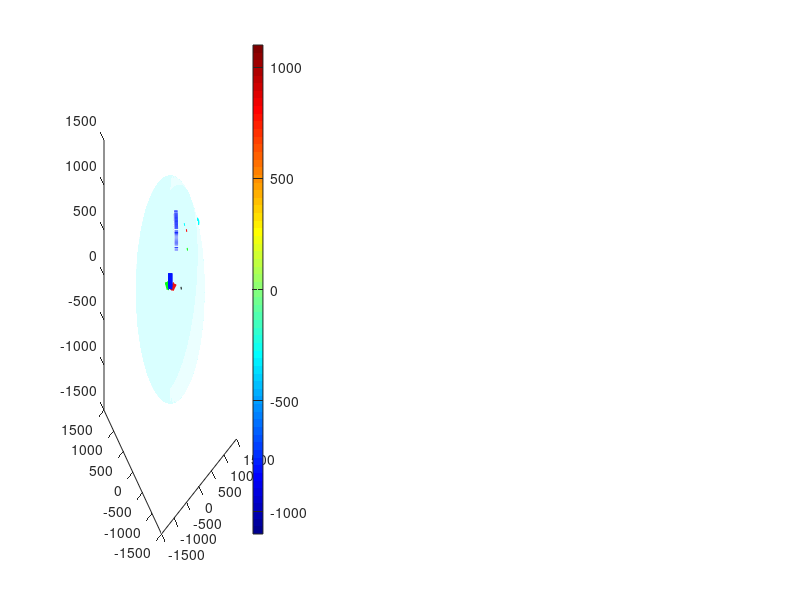

Reproduce this figure in MATLAB. (Note: this script raises an error after producing the figure.)
%% Create Pick-and-Place Trajectory for KUKA 6-DOF Robot
% UPDATED: Smooth motion upgrade WITHOUT reintroducing A4 software limit issue
%
% What changed vs your version:
%  1) Keeps your robot-native Euler convention (A=-180,B=2,C=-180) => A4-safe
%  2) Keeps your intermediate pose (MID_Y) that prevented A4 singularity
%  3) Replaces linear "linspace" dense segments with C2-smooth quintic blending
%     (6s^5 - 15s^4 + 10s^3) per segment -> smoother velocity/acceleration
%  4) Adds optional "SMOOTH_DENSE" waypoints output for execution streaming
%     while still saving key_poses exactly as before
%
% NOTE:
%  - This file does NOT change the orientation strategy that fixed A4.
%  - It only changes how dense waypoints are generated between your SAFE key poses.

clc; clear; close all;

%% ===== ROBOT CONFIGURATION =====
fprintf('╔════════════════════════════════════════════════╗\n');
fprintf('║   KUKA 6-DOF Pick-and-Place - All Joints       ║\n');
fprintf('║   A4/A5-safe + Intermediate pose + SMOOTH PATH ║\n');
fprintf('╚════════════════════════════════════════════════╝\n\n');

% Select robot model
fprintf('Select your robot model:\n');
fprintf('  [1] KR 6 R900   (reach: 900mm)\n');
fprintf('  [2] KR 10 R1100 (reach: 1100mm)\n');
fprintf('  [3] KR 16 R1610 (reach: 1600mm)\n');
fprintf('  [4] Custom\n');

robot_choice = input('Enter robot number (1-4) [default: 2]: ');
if isempty(robot_choice)
    robot_choice = 2;
end

switch robot_choice
    case 1
        MAX_REACH = 900;
        ROBOT_MODEL = 'KR6_R900';
    case 2
        MAX_REACH = 1100;
        ROBOT_MODEL = 'KR10_R1100';
    case 3
        MAX_REACH = 1600;
        ROBOT_MODEL = 'KR16_R1610';
    case 4
        MAX_REACH = input('Enter max reach in mm [default: 1100]: ');
        if isempty(MAX_REACH)
            MAX_REACH = 1100;
        end
        ROBOT_MODEL = 'Custom';
    otherwise
        MAX_REACH = 1100;
        ROBOT_MODEL = 'KR10_R1100';
end

MIN_REACH = 300;

fprintf('\n✓ Robot: %s\n', ROBOT_MODEL);
fprintf('  Max Reach: %.0f mm\n', MAX_REACH);
fprintf('  Min Reach: %.0f mm\n\n', MIN_REACH);

%% ===== PRESET POSITIONS (IN METERS) =====
fprintf('=== Select Pick-and-Place Positions ===\n\n');

presets = {
    'Close Range (Conservative)',     [0.4, 0.2, 0.0, 0.4, 0.4, 0.0];
    'Medium Range (Typical)',         [0.5, 0.3, 0.0, 0.7, 0.5, 0.0];
    'Extended Range (Larger robots)', [0.6, 0.4, 0.0, 0.8, 0.6, 0.0];
    'Straight Forward (Simple)',      [0.5, 0.0, 0.0, 0.7, 0.0, 0.0];
    'Diagonal Motion (Full 6-DOF)',   [0.4, 0.2, 0.2, 0.6, 0.5, 0.2];
    'Custom (enter manually)',        [];
};

for i = 1:size(presets, 1)
    if i < 6
        coords = presets{i, 2};
        pick_r = sqrt((coords(1)*1000)^2 + (coords(2)*1000)^2);
        place_r = sqrt((coords(4)*1000)^2 + (coords(5)*1000)^2);

        reachable = (pick_r < MAX_REACH*0.9) && (place_r < MAX_REACH*0.9);
        status = '✓';
        if ~reachable
            status = '✗ OUT OF REACH';
        end

        fprintf('  [%d] %s %s\n', i, presets{i, 1}, status);
        fprintf('      Pick:  (%.2f, %.2f, %.2f)m → %.0fmm\n', ...
            coords(1), coords(2), coords(3), pick_r);
        fprintf('      Place: (%.2f, %.2f, %.2f)m → %.0fmm\n\n', ...
            coords(4), coords(5), coords(6), place_r);
    else
        fprintf('  [%d] %s\n\n', i, presets{i, 1});
    end
end

preset_choice = input(sprintf('Select preset (1-%d) [default: 4]: ', size(presets, 1)));
if isempty(preset_choice)
    preset_choice = 4;
end

if preset_choice == 6
    fprintf('\nEnter custom coordinates in METERS:\n');
    PICK_X_M  = input('  Pick X [m]: ');
    PICK_Y_M  = input('  Pick Y [m]: ');
    PICK_Z_M  = input('  Pick Z [m]: ');
    PLACE_X_M = input('  Place X [m]: ');
    PLACE_Y_M = input('  Place Y [m]: ');
    PLACE_Z_M = input('  Place Z [m]: ');
else
    coords = presets{preset_choice, 2};
    PICK_X_M  = coords(1);
    PICK_Y_M  = coords(2);
    PICK_Z_M  = coords(3);
    PLACE_X_M = coords(4);
    PLACE_Y_M = coords(5);
    PLACE_Z_M = coords(6);
end

%% ===== CONVERT AND VALIDATE =====
PICK_X_MM  = PICK_X_M * 1000;
PICK_Y_MM  = PICK_Y_M * 1000;
PICK_Z_MM  = PICK_Z_M * 1000;

PLACE_X_MM = PLACE_X_M * 1000;
PLACE_Y_MM = PLACE_Y_M * 1000;
PLACE_Z_MM = PLACE_Z_M * 1000;

pick_radius  = sqrt(PICK_X_MM^2 + PICK_Y_MM^2);
place_radius = sqrt(PLACE_X_MM^2 + PLACE_Y_MM^2);

fprintf('\n=== Validation ===\n');
fprintf('Pick:  (%.3f, %.3f, %.3f)m → %.0fmm from base\n', ...
    PICK_X_M, PICK_Y_M, PICK_Z_M, pick_radius);
fprintf('Place: (%.3f, %.3f, %.3f)m → %.0fmm from base\n', ...
    PLACE_X_M, PLACE_Y_M, PLACE_Z_M, place_radius);

if pick_radius > MAX_REACH * 0.9 || place_radius > MAX_REACH * 0.9
    error('Positions outside safe workspace! Choose a different preset.');
end

fprintf('✓ Positions validated\n\n');

%% ===== HEIGHT CONFIGURATION =====
Z_TABLE     = 0;      % table at robot-base level (was 300 — caused +300mm Z offset)
Z_CLEARANCE = 240;

fprintf('Configuration:\n');
fprintf('  Table height: %d mm\n', Z_TABLE);
fprintf('  Clearance: %d mm\n\n', Z_CLEARANCE);

PICK_X  = PICK_X_MM;
PICK_Y  = PICK_Y_MM;
PICK_Z  = Z_TABLE + PICK_Z_MM;

PLACE_X = PLACE_X_MM;
PLACE_Y = PLACE_Y_MM;
PLACE_Z = Z_TABLE + PLACE_Z_MM;

%% ===== TRAJECTORY PARAMETERS =====
NUM_CYCLES     = 1; %#ok<NASGU>
POINTS_PER_SEG = 40;  % increased for smoother streaming (was 20)

% Smoothness settings (per-segment)
USE_QUINTIC_SMOOTH = true;

%% ===== TOOL ORIENTATIONS (Robot-native convention) =====
fprintf('╔════════════════════════════════════════════════╗\n');
fprintf('║  Tool Orientation: Robot-Native Convention      ║\n');
fprintf('╚════════════════════════════════════════════════╝\n\n');

% *** DO NOT CHANGE THESE: this is your proven A4-safe convention ***
TOOL_A = -180;
TOOL_B = 2;
TOOL_C = -180;

fprintf('✓ Tool-down orientation: A=%.0f°, B=%.0f°, C=%.0f°\n', TOOL_A, TOOL_B, TOOL_C);
fprintf('✓ Uses robot-native convention (small B) to avoid A4 software limit\n\n');

ORIENT_HOME           = [TOOL_A, TOOL_B, TOOL_C];
ORIENT_APPROACH_PICK  = [TOOL_A, TOOL_B, TOOL_C + 10];
ORIENT_PICK           = [TOOL_A, TOOL_B, TOOL_C + 5];
ORIENT_LIFT_PICK      = [TOOL_A, TOOL_B, TOOL_C + 3];
ORIENT_MID            = [TOOL_A, TOOL_B, TOOL_C - 1.5];
ORIENT_TRANSITION     = [TOOL_A, TOOL_B, TOOL_C];
ORIENT_APPROACH_PLACE = [TOOL_A, TOOL_B, TOOL_C - 10];
ORIENT_PLACE          = [TOOL_A, TOOL_B, TOOL_C - 5];
ORIENT_LIFT_PLACE     = [TOOL_A, TOOL_B, TOOL_C - 3];

%% ===== HOME POSITION =====
HOME_X = (PICK_X + PLACE_X) / 2;
HOME_Y = (PICK_Y + PLACE_Y) / 2;
HOME_Z = max([PICK_Z, PLACE_Z]) + Z_CLEARANCE + 80;

home_radius = sqrt(HOME_X^2 + HOME_Y^2 + HOME_Z^2);
if home_radius > MAX_REACH * 0.80
    scale  = (MAX_REACH * 0.70) / home_radius;
    HOME_X = HOME_X * scale;
    HOME_Y = HOME_Y * scale;
    HOME_Z = HOME_Z * scale;
end

%% ===== DEFINE KEY POSES =====
fprintf('=== Building A4/A5-SAFE Trajectory ===\n');

TRANS_X = (PICK_X + PLACE_X) / 2;
TRANS_Y = (PICK_Y + PLACE_Y) / 2;
TRANS_Z = max([PICK_Z, PLACE_Z]) + Z_CLEARANCE;

% *** KEEP THIS: it was your A4 fix ***
MID_Y = (PICK_Y + TRANS_Y) / 2;

key_poses = [
    HOME_X,  HOME_Y,  HOME_Z,                 ORIENT_HOME;
    PICK_X,  PICK_Y,  PICK_Z + Z_CLEARANCE,   ORIENT_APPROACH_PICK;
    PICK_X,  PICK_Y,  PICK_Z,                 ORIENT_PICK;
    PICK_X,  PICK_Y,  PICK_Z + Z_CLEARANCE,   ORIENT_LIFT_PICK;
    PICK_X,  MID_Y,   PICK_Z + Z_CLEARANCE,   ORIENT_MID;
    TRANS_X, TRANS_Y, TRANS_Z,                ORIENT_TRANSITION;
    PLACE_X, PLACE_Y, PLACE_Z + Z_CLEARANCE,  ORIENT_APPROACH_PLACE;
    PLACE_X, PLACE_Y, PLACE_Z,                ORIENT_PLACE;
    PLACE_X, PLACE_Y, PLACE_Z + Z_CLEARANCE,  ORIENT_LIFT_PLACE;
    HOME_X,  HOME_Y,  HOME_Z,                 ORIENT_HOME;
];

fprintf('✓ Added intermediate pose at Y=%.1f mm to avoid singularity\n', MID_Y);

%% ===== DENSE WAYPOINTS =====
% OLD: linspace() caused C0 velocity discontinuities at each segment boundary.
% NEW: quintic blending keeps v=0 and a=0 at segment endpoints (C2 smooth inside segment),
% while still passing through your SAFE key poses.

waypoints = [];
for i = 1:(size(key_poses, 1) - 1)
    p0 = key_poses(i,   :);
    p1 = key_poses(i+1, :);

    if USE_QUINTIC_SMOOTH
        s = linspace(0, 1, POINTS_PER_SEG).';
        s5 = 6*s.^5 - 15*s.^4 + 10*s.^3;  % quintic smoothstep (C2)
        seg = p0 + (p1 - p0).*s5;
    else
        seg = zeros(POINTS_PER_SEG, 6);
        for j = 1:6
            seg(:, j) = linspace(p0(j), p1(j), POINTS_PER_SEG).';
        end
    end

    if isempty(waypoints)
        waypoints = seg;
    else
        waypoints = [waypoints; seg(2:end, :)]; %#ok<AGROW>
    end
end

NUM_POINTS = size(waypoints, 1);
fprintf('✓ Generated %d dense waypoints (SMOOTH=%d, pts/seg=%d)\n', ...
    NUM_POINTS, USE_QUINTIC_SMOOTH, POINTS_PER_SEG);
fprintf('✓ Saved %d key poses for smooth streaming execution\n\n', size(key_poses,1));

%% ===== VERIFY ORIENTATION CHANGES =====
fprintf('=== Verifying A5-SAFE Configuration ===\n');
A_range = [min(waypoints(:,4)), max(waypoints(:,4))];
B_range = [min(waypoints(:,5)), max(waypoints(:,5))];
C_range = [min(waypoints(:,6)), max(waypoints(:,6))];

fprintf('Cartesian Orientation A: %6.1f° to %6.1f°\n', A_range(1), A_range(2));
fprintf('Cartesian Orientation B: %6.1f° to %6.1f°\n', B_range(1), B_range(2));
fprintf('Cartesian Orientation C: %6.1f° to %6.1f°\n', C_range(1), C_range(2));

fprintf('\n✓ B=%.0f° uses robot-native convention (small B)\n\n', TOOL_B);

%% ===== WORKSPACE VALIDATION =====
fprintf('=== Workspace Validation ===\n');
radii = sqrt(waypoints(:,1).^2 + waypoints(:,2).^2 + waypoints(:,3).^2);
max_dist = max(radii);

fprintf('Max distance: %.0f mm (limit: %.0f mm)\n', max_dist, MAX_REACH);
if max_dist > MAX_REACH
    error('Some waypoints unreachable!');
end
fprintf('✓ All waypoints reachable\n\n');

%% ===== APPROXIMATE JOINT LIMIT CHECK =====
fprintf('=== Approximate Joint Limit Check ===\n');
joint_warnings = 0;
for wp = 1:NUM_POINTS
    px = waypoints(wp, 1);
    py = waypoints(wp, 2);
    oB = waypoints(wp, 5);

    a1_est = atan2d(py, px);
    if abs(a1_est) > 170
        fprintf('  ⚠ Waypoint %d: A1 ≈ %.1f° near ±185° limit\n', wp, a1_est);
        joint_warnings = joint_warnings + 1;
    end

    if abs(oB) < 2 || abs(oB - 180) < 1 || abs(oB + 180) < 1
        fprintf('  ⚠ Waypoint %d: B=%.1f° wrist singularity risk\n', wp, oB);
        joint_warnings = joint_warnings + 1;
    end

    r_horiz = sqrt(px^2 + py^2);
    if r_horiz < MIN_REACH * 0.5
        fprintf('  ⚠ Waypoint %d: Too close to base (%.0fmm)\n', wp, r_horiz);
        joint_warnings = joint_warnings + 1;
    end
end

if joint_warnings == 0
    fprintf('✓ No joint limit warnings detected\n');
else
    fprintf('\n⚠ %d warnings detected - review trajectory before execution\n', joint_warnings);
end
fprintf('\n');

%% ===== SMOOTHNESS METRICS (NEW) =====
% This is just analysis; it doesn't affect the generated trajectory.
fprintf('=== Smoothness Metrics (Position) ===\n');
if NUM_POINTS >= 4
    dt_assumed = 0.03; % your executor default loop is ~30ms
    v = diff(waypoints(:,1:3)) / dt_assumed;
    a = diff(v) / dt_assumed;
    vmag = sqrt(sum(v.^2,2));
    amag = sqrt(sum(a.^2,2));
    fprintf('Assuming dt=%.3fs:\n', dt_assumed);
    fprintf('  Peak speed:  %.1f mm/s\n', max(vmag));
    fprintf('  Peak accel:  %.1f mm/s^2\n', max(amag));
    fprintf('  Speed CV:    %.3f (lower is smoother)\n', std(vmag)/max(1,mean(vmag)));
else
    fprintf('Not enough points for metrics.\n');
end
fprintf('\n');

%% ===== VISUALIZATION =====
figure('Name', sprintf('%s Pick-and-Place - A4-Safe Smooth', ROBOT_MODEL), ...
    'Position', [50, 50, 1600, 1000]);

subplot(2, 3, [1, 4]);
plot3(waypoints(:,1), waypoints(:,2), waypoints(:,3), 'b-', 'LineWidth', 2.5);
hold on;

quiver3(0, 0, 0, 200, 0, 0, 'r', 'LineWidth', 3, 'MaxHeadSize', 0.5);
quiver3(0, 0, 0, 0, 200, 0, 'g', 'LineWidth', 3, 'MaxHeadSize', 0.5);
quiver3(0, 0, 0, 0, 0, 200, 'b', 'LineWidth', 3, 'MaxHeadSize', 0.5);

[xs, ys, zs] = sphere(40);
surf(MAX_REACH*xs, MAX_REACH*ys, MAX_REACH*zs, ...
    'FaceColor', 'cyan', 'FaceAlpha', 0.08, 'EdgeColor', 'none');

plot3(0, 0, 0, 'ko', 'MarkerSize', 16, 'MarkerFaceColor', 'k');
plot3(HOME_X, HOME_Y, HOME_Z, 'ms', 'MarkerSize', 13, 'MarkerFaceColor', 'm');
plot3(PICK_X, PICK_Y, PICK_Z, 'go', 'MarkerSize', 16, 'MarkerFaceColor', 'g');
plot3(PLACE_X, PLACE_Y, PLACE_Z, 'ro', 'MarkerSize', 16, 'MarkerFaceColor', 'r');

% Intermediate pose
plot3(PICK_X, MID_Y, PICK_Z + Z_CLEARANCE, 'co', 'MarkerSize', 14, 'MarkerFaceColor', 'c');
text(PICK_X, MID_Y, PICK_Z + Z_CLEARANCE + 50, 'MID', 'Color', 'c', 'FontWeight', 'bold');

scatter3(waypoints(:,1), waypoints(:,2), waypoints(:,3), 30, 1:NUM_POINTS, 'filled');
colormap(jet);
cb = colorbar; cb.Label.String = 'Waypoint';

xlabel('X (mm)'); ylabel('Y (mm)'); zlabel('Z (mm)');
title(sprintf('%s: A4-Safe SMOOTH (%d pts)', ROBOT_MODEL, NUM_POINTS));
grid on; axis equal; view(45, 25);

subplot(2, 3, 2);
plot(1:NUM_POINTS, waypoints(:,4), 'r-', 'LineWidth', 2.5); hold on;
plot(1:NUM_POINTS, waypoints(:,5), 'g-', 'LineWidth', 2.5);
plot(1:NUM_POINTS, waypoints(:,6), 'b-', 'LineWidth', 2.5);
xlabel('Waypoint Index'); ylabel('deg');
title('Cartesian Orientations'); legend('A','B','C','Location','best'); grid on;

subplot(2, 3, 3);
viscircles([0 0], MAX_REACH, 'Color', 'c', 'LineStyle', '--', 'LineWidth', 1.5);
hold on;
plot(waypoints(:,1), waypoints(:,2), 'b-', 'LineWidth', 2);
plot(0, 0, 'ko', 'MarkerSize', 12, 'MarkerFaceColor', 'k');
plot(PICK_X, PICK_Y, 'go', 'MarkerSize', 14, 'MarkerFaceColor', 'g');
plot(PLACE_X, PLACE_Y, 'ro', 'MarkerSize', 14, 'MarkerFaceColor', 'r');
plot(TRANS_X, TRANS_Y, 'bo', 'MarkerSize', 10, 'MarkerFaceColor', 'b');
plot(PICK_X, MID_Y, 'co', 'MarkerSize', 10, 'MarkerFaceColor', 'c');
xlabel('X (mm)'); ylabel('Y (mm)'); title('Top View'); grid on; axis equal;

subplot(2, 3, 5);
plot(1:NUM_POINTS, waypoints(:,1), 'r-', 'LineWidth', 2); hold on;
plot(1:NUM_POINTS, waypoints(:,2), 'g-', 'LineWidth', 2);
plot(1:NUM_POINTS, waypoints(:,3), 'b-', 'LineWidth', 2);
xlabel('Waypoint Index'); ylabel('mm'); title('Cartesian Position'); legend('X','Y','Z'); grid on;

subplot(2, 3, 6);
plot(1:NUM_POINTS, radii, 'b-', 'LineWidth', 2); hold on;
yline(MAX_REACH, 'r--', 'Max', 'LineWidth', 2);
yline(MIN_REACH, 'g--', 'Min', 'LineWidth', 2);
xlabel('Waypoint Index'); ylabel('mm'); title('Reachability Check'); grid on;

%% ===== SAVE =====
PATTERN = sprintf('pick_%.0f_%.0f_to_%.0f_%.0f_A4SAFE_SMOOTH', ...
    PICK_X, PICK_Y, PLACE_X, PLACE_Y);
CENTER = [0, 0, 0];

timestamp = datestr(now, 'yyyymmdd_HHMMSS');
filename = sprintf('trajectory_pick_place_%s.mat', timestamp);

save(filename, 'waypoints', 'PATTERN', 'NUM_POINTS', 'CENTER', ...
     'PICK_X', 'PICK_Y', 'PICK_Z', 'PLACE_X', 'PLACE_Y', 'PLACE_Z', ...
     'PICK_X_M', 'PICK_Y_M', 'PICK_Z_M', 'PLACE_X_M', 'PLACE_Y_M', 'PLACE_Z_M', ...
     'Z_CLEARANCE', 'Z_TABLE', 'ROBOT_MODEL', 'MAX_REACH', 'MIN_REACH', ...
     'key_poses', 'USE_QUINTIC_SMOOTH', 'POINTS_PER_SEG');

fprintf('\n╔════════════════════════════════════════════════╗\n');
fprintf('║              TRAJECTORY SAVED                  ║\n');
fprintf('╚════════════════════════════════════════════════╝\n\n');
fprintf('Robot:         %s\n', ROBOT_MODEL);
fprintf('Dense waypoints:         %d\n', NUM_POINTS);
fprintf('Key poses saved:         %d\n', size(key_poses,1));
fprintf('Smooth mode (quintic):   %d\n', USE_QUINTIC_SMOOTH);
fprintf('Points per segment:      %d\n', POINTS_PER_SEG);
fprintf('File:          %s\n\n', filename);
fprintf('✓ Intermediate pose retained at Y=%.1f mm (A4 fix)\n', MID_Y);
fprintf('NEXT: Run excecute_pick_and_place_trajectory.m\n');
